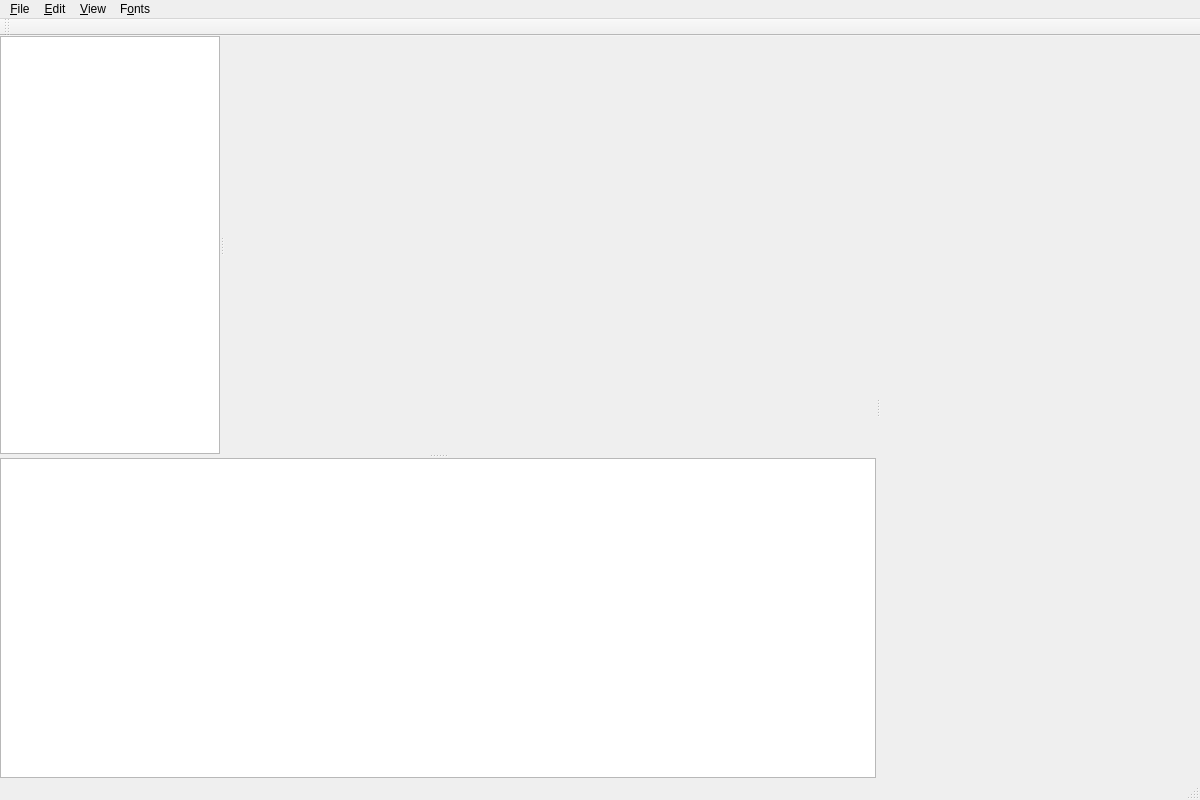
<?xml version="1.0" encoding="UTF-8"?>
<ui version="4.0">
 <class>MainWindowUi</class>
 <widget class="QMainWindow" name="MainWindowUi">
  <property name="geometry">
   <rect><x>0</x><y>0</y><width>1200</width><height>800</height></rect>
  </property>
  <widget class="QWidget" name="centralwidget">
   <layout class="QVBoxLayout" name="centralLayout">
    <property name="leftMargin"><number>0</number></property>
    <property name="topMargin"><number>0</number></property>
    <property name="rightMargin"><number>0</number></property>
    <property name="bottomMargin"><number>0</number></property>
    <item>
     <widget class="QSplitter" name="mainSplitter">
      <property name="orientation"><enum>Qt::Horizontal</enum></property>
      <widget class="QSplitter" name="editorSplitter">
       <property name="orientation"><enum>Qt::Vertical</enum></property>
       <widget class="QSplitter" name="workAreaSplitter">
        <property name="orientation"><enum>Qt::Horizontal</enum></property>
        <widget class="PaletteWidget" name="paletteWidget">
         <property name="minimumSize"><size><width>140</width><height>0</height></size></property>
         <property name="maximumSize"><size><width>220</width><height>16777215</height></size></property>
        </widget>
        <widget class="CanvasWidget" name="canvasWidget"/>
       </widget>
       <widget class="CodeView" name="codeView">
        <property name="minimumSize"><size><width>0</width><height>140</height></size></property>
        <property name="maximumSize"><size><width>16777215</width><height>320</height></size></property>
       </widget>
      </widget>
      <widget class="PropertyPanel" name="propertyPanel">
       <property name="minimumSize"><size><width>210</width><height>0</height></size></property>
       <property name="maximumSize"><size><width>320</width><height>16777215</height></size></property>
      </widget>
     </widget>
    </item>
   </layout>
  </widget>
  <widget class="QMenuBar" name="menubar">
   <widget class="QMenu" name="menuFile">
    <property name="title"><string>&amp;File</string></property>
    <widget class="QMenu" name="recentFilesMenu">
     <property name="title"><string>Recent Files</string></property>
    </widget>
    <addaction name="actionNew"/>
    <addaction name="actionOpen"/>
    <addaction name="actionSave"/>
    <addaction name="actionClose"/>
    <addaction name="separator"/>
    <addaction name="recentFilesMenu"/>
    <addaction name="separator"/>
    <addaction name="actionExit"/>
   </widget>
   <widget class="QMenu" name="menuEdit">
    <property name="title"><string>&amp;Edit</string></property>
    <addaction name="actionCopy"/>
    <addaction name="actionPaste"/>
    <addaction name="actionDuplicate"/>
    <addaction name="separator"/>
    <addaction name="actionDelete"/>
   </widget>
   <widget class="QMenu" name="menuView">
    <property name="title"><string>&amp;View</string></property>
    <addaction name="actionZoomIn"/>
    <addaction name="actionZoomOut"/>
    <addaction name="separator"/>
    <addaction name="actionToggleGrid"/>
    <addaction name="actionCenterPreview"/>
    <addaction name="actionGridSettings"/>
    <addaction name="actionViewerBackground"/>
   </widget>
   <widget class="QMenu" name="menuFonts">
    <property name="title"><string>F&amp;onts</string></property>
    <widget class="QMenu" name="fontListMenu">
     <property name="title"><string>TFT Fonts (.s)</string></property>
    </widget>
    <widget class="QMenu" name="systemFontMenu">
     <property name="title"><string>System Fonts</string></property>
    </widget>
    <addaction name="actionLoadFont"/>
    <addaction name="actionLoadFontDirectory"/>
    <addaction name="separator"/>
    <addaction name="actionFontEditor"/>
    <addaction name="separator"/>
    <addaction name="fontListMenu"/>
    <addaction name="systemFontMenu"/>
   </widget>
   <addaction name="menuFile"/>
   <addaction name="menuEdit"/>
   <addaction name="menuView"/>
   <addaction name="menuFonts"/>
  </widget>
  <widget class="QStatusBar" name="statusbar"/>
  <widget class="QToolBar" name="mainToolBar">
   <property name="windowTitle"><string>Main Toolbar</string></property>
   <attribute name="toolBarArea"><enum>TopToolBarArea</enum></attribute>
  </widget>
  <action name="actionNew">
   <property name="text"><string>&amp;New</string></property>
   <property name="shortcut"><string>Ctrl+N</string></property>
  </action>
  <action name="actionOpen">
   <property name="text"><string>&amp;Open...</string></property>
   <property name="shortcut"><string>Ctrl+O</string></property>
  </action>
  <action name="actionSave">
   <property name="text"><string>&amp;Save</string></property>
   <property name="shortcut"><string>Ctrl+S</string></property>
  </action>
  <action name="actionClose">
   <property name="text"><string>&amp;Close</string></property>
  </action>
  <action name="actionExit">
   <property name="text"><string>E&amp;xit</string></property>
  </action>
  <action name="actionCopy">
   <property name="text"><string>&amp;Copy Element</string></property>
   <property name="shortcut"><string>Ctrl+C</string></property>
  </action>
  <action name="actionPaste">
   <property name="text"><string>&amp;Paste Element</string></property>
   <property name="shortcut"><string>Ctrl+V</string></property>
  </action>
  <action name="actionDuplicate">
   <property name="text"><string>D&amp;uplicate Element</string></property>
   <property name="shortcut"><string>Ctrl+D</string></property>
  </action>
  <action name="actionDelete">
   <property name="text"><string>&amp;Delete</string></property>
   <property name="shortcut"><string>Del</string></property>
  </action>
  <action name="actionZoomIn">
   <property name="text"><string>Zoom In</string></property>
  </action>
  <action name="actionZoomOut">
   <property name="text"><string>Zoom Out</string></property>
  </action>
  <action name="actionToggleGrid">
   <property name="text"><string>Show Grid</string></property>
   <property name="checkable"><bool>true</bool></property>
   <property name="checked"><bool>true</bool></property>
  </action>
  <action name="actionCenterPreview">
   <property name="text"><string>Center Preview</string></property>
   <property name="checkable"><bool>true</bool></property>
   <property name="checked"><bool>true</bool></property>
  </action>
  <action name="actionGridSettings">
   <property name="text"><string>Grid Settings...</string></property>
  </action>
  <action name="actionViewerBackground">
   <property name="text"><string>Viewer Background...</string></property>
  </action>
  <action name="actionLoadFont">
   <property name="text"><string>&amp;Load Font (.s)...</string></property>
  </action>
  <action name="actionLoadFontDirectory">
   <property name="text"><string>Load Fonts from &amp;Directory...</string></property>
  </action>
  <action name="actionFontEditor">
   <property name="text"><string>&amp;Font Editor...</string></property>
  </action>
 </widget>
 <customwidgets>
  <customwidget>
   <class>PaletteWidget</class>
   <extends>QListWidget</extends>
   <header>panels/palettewidget.h</header>
  </customwidget>
  <customwidget>
   <class>CanvasWidget</class>
   <extends>QWidget</extends>
   <header>canvas/canvaswidget.h</header>
  </customwidget>
  <customwidget>
   <class>CodeView</class>
   <extends>QPlainTextEdit</extends>
   <header>panels/codeview.h</header>
  </customwidget>
  <customwidget>
   <class>PropertyPanel</class>
   <extends>QWidget</extends>
   <header>panels/propertypanel.h</header>
  </customwidget>
 </customwidgets>
 <resources/>
 <connections/>
</ui>
